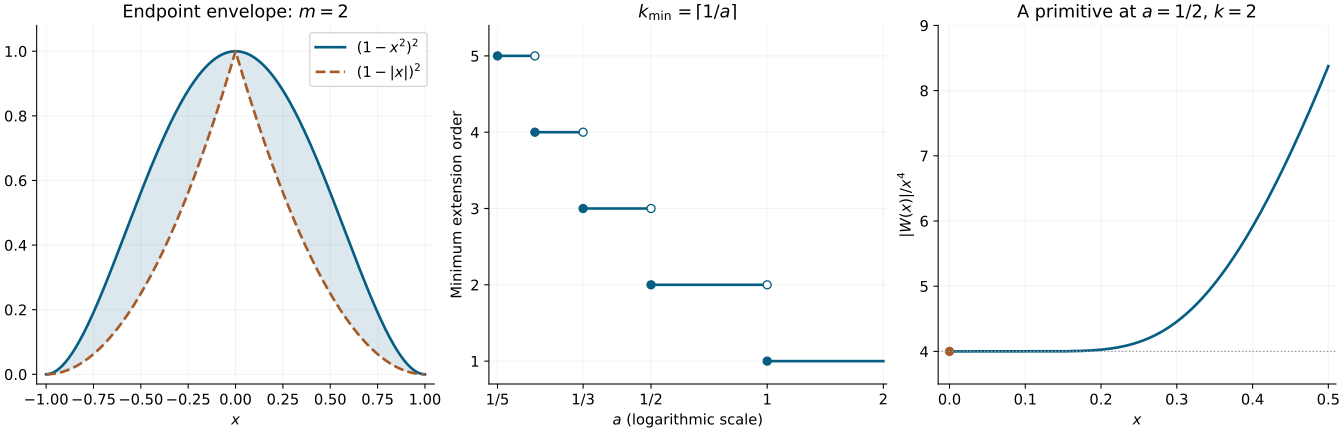

The Python source for this figure:
"""Endpoint Taylor weights and the exact exponential-phase order. Original, CC0."""
from pathlib import Path
import numpy as np
import matplotlib
matplotlib.use("Agg")
import matplotlib.pyplot as plt
plt.rcParams.update({"font.size":11,"axes.spines.top":False,"axes.spines.right":False})
out=Path(__file__).resolve().parent
fig,axs=plt.subplots(1,3,figsize=(14,4.5),layout="constrained")
x=np.linspace(-1,1,1001);w=(1-x*x)**2;d=(1-np.abs(x))**2
axs[0].fill_between(x,d,w,color="#dce8ed")
axs[0].plot(x,w,lw=2,color="#075e83",label=r"$(1-x^2)^2$")
axs[0].plot(x,d,lw=2,ls="--",color="#a45a29",label=r"$(1-|x|)^2$")
axs[0].set(xlim=(-1.05,1.05),ylim=(-.03,1.08),xlabel="$x$",title="Endpoint envelope: $m=2$")
axs[0].legend();axs[0].grid(alpha=.15)
for k in range(1,6):
    lo=1/k;hi=2 if k==1 else 1/(k-1)
    axs[1].plot([lo,hi],[k,k],color="#075e83",lw=2)
    axs[1].plot(lo,k,"o",ms=6,color="#075e83")
    if k>1:axs[1].plot(hi,k,"o",ms=6,mfc="white",mec="#075e83")
axs[1].set_xscale("log");axs[1].set_xlim(.19,2.04);axs[1].set_ylim(.7,5.4)
axs[1].set_xticks([.2,1/3,.5,1,2],["$1/5$","$1/3$","$1/2$","$1$","$2$"]);axs[1].minorticks_off()
axs[1].set_yticks([1,2,3,4,5])
axs[1].set(xlabel="$a$ (logarithmic scale)",ylabel="Minimum extension order",title=r"$k_{\min}=\lceil 1/a\rceil$")
axs[1].grid(alpha=.15)
x=np.linspace(.001,.5,1001);q=4*np.sqrt(1+(12*x-1)**2*np.exp(-1/x))
axs[2].plot(np.r_[0,x],np.r_[4,q],color="#075e83",lw=2)
axs[2].plot(0,4,"o",color="#a45a29")
axs[2].axhline(4,color="#999999",ls=":",lw=1)
axs[2].set(xlim=(-.015,.51),ylim=(3.5,9),xlabel="$x$",ylabel=r"$|W(x)|/x^4$",title="A primitive at $a=1/2$, $k=2$")
axs[2].grid(alpha=.15)
for ext in ("png","svg"):
    p=out/f"endpoint-weights-and-order-thresholds.{ext}"
    fig.savefig(p,dpi=170,metadata={"Date":None} if ext=="svg" else {})
    if ext=="svg":p.write_text("\n".join(x.rstrip() for x in p.read_text(encoding="utf-8").splitlines())+"\n",encoding="utf-8")
plt.close(fig)
